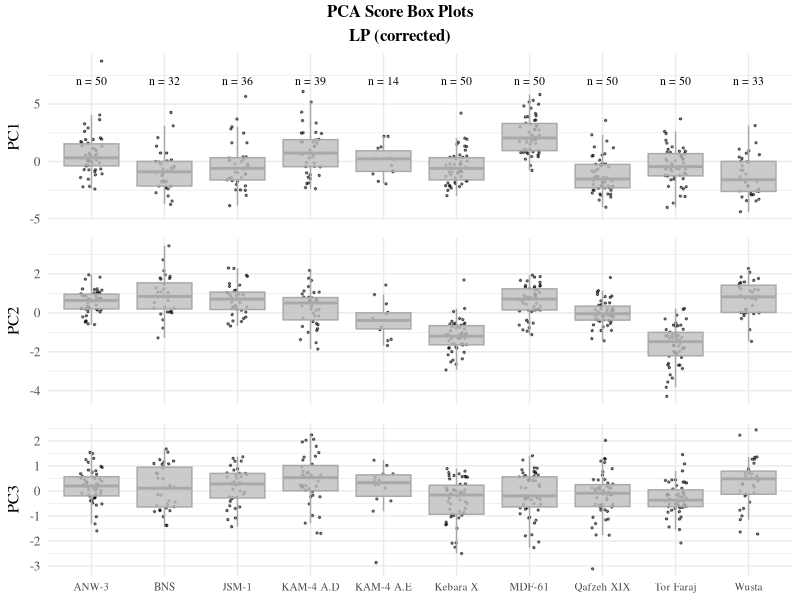
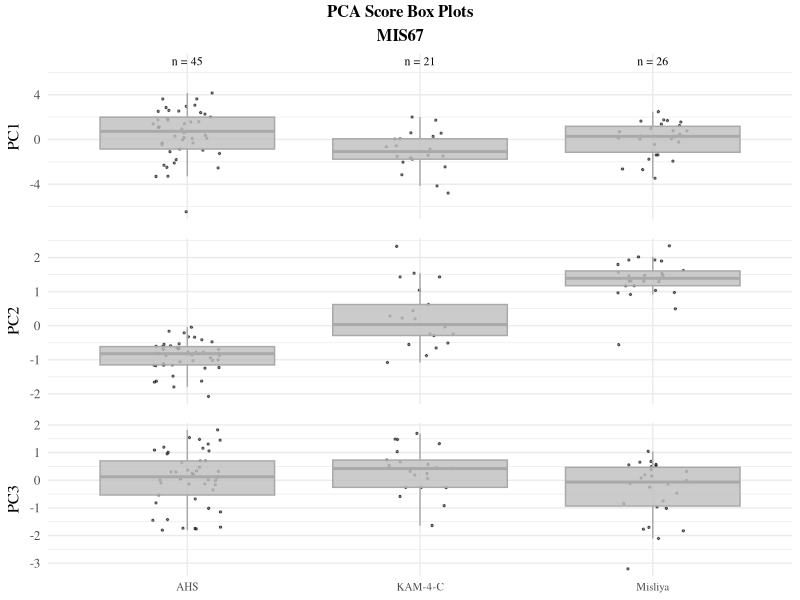
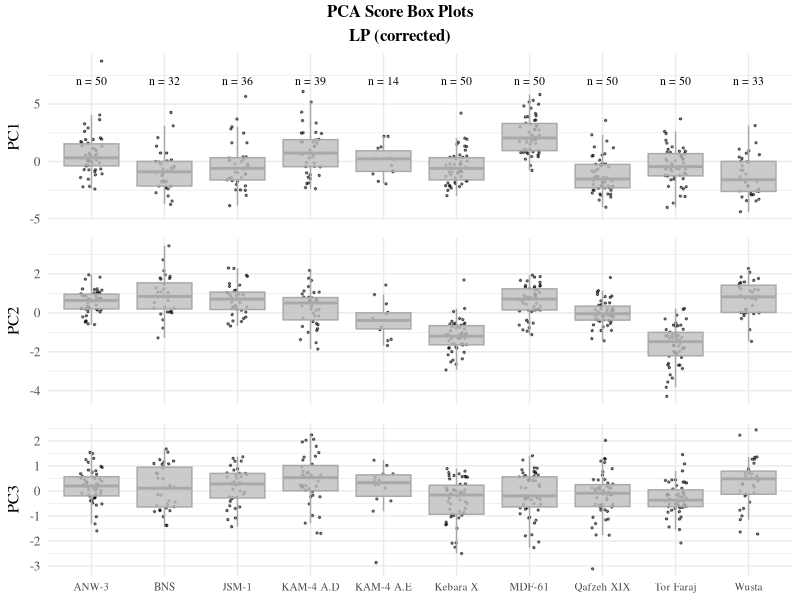
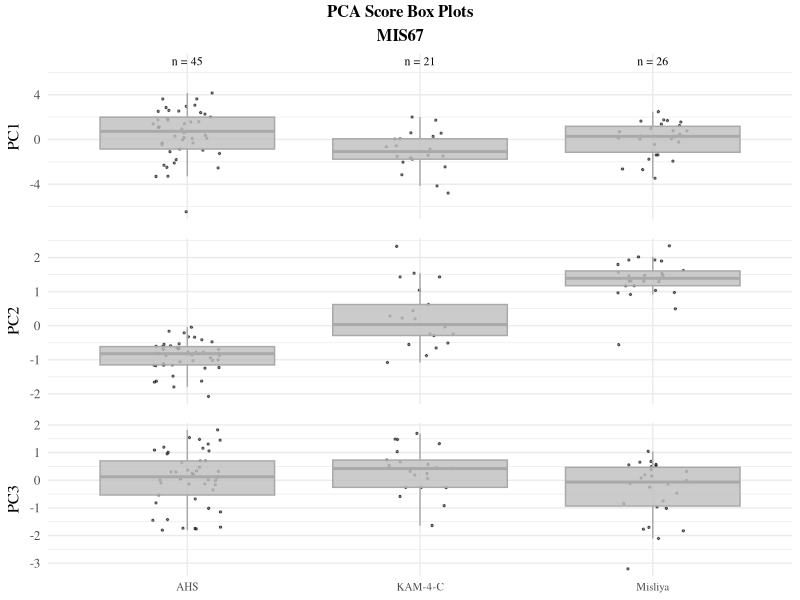

These figures' R source, in order:
## ---- chunk 1
library(psych)
library(ggplot2)
library(ggpubr)
## ---- chunk 2
LP <- read.csv(file="./LP_corrected.csv")
MIS67 <- read.csv(file="./MIS67.csv")
## ---- chunk 3
head(LP)
## ---- chunk 4
head(MIS67)
## ---- chunk 5
sample_size_period <- cbind(c("LP","MIS67"),c(dim(LP)[1],dim(MIS67)[1]))
sample_size_period
## ---- chunk 6
assemblage_n <- table(LP$Assemblage)
sample_size_assemblage <- data.frame(Assemblage = names(assemblage_n),
                                n = as.numeric(assemblage_n),
                                period = "LP")
assemblage_n <- table(MIS67$Assemblage)
sample_size_assemblage <- rbind(sample_size_assemblage,
                            data.frame(Assemblage = names(assemblage_n),
                                        n = as.numeric(assemblage_n),
                                        period = "MIS67"))
sample_size_assemblage
## ---- chunk 7
KMO(MIS67[,c(3:10)])

KMO(LP[,c(3:10)])
## ---- chunk 8
cortest.bartlett(MIS67[,c(3:10)])

cortest.bartlett(LP[,c(3:10)])
## ---- chunk 9
pca_MIS67 <- prcomp(
                x = MIS67[,c(3:10)],
                retx = T,
                center = T,
                scale = T)

pca_LP <- prcomp(
            x = LP[,c(3:10)],
            retx = T,
            center = T,
            scale = T)
## ---- chunk 10
pca_MIS67

pca_LP
## ---- chunk 11
LP_scores <- cbind(
                LP[,c(1:2)],
                pca_LP$x)

MIS67_scores <- cbind(
                    MIS67[,c(1:2)],
                    pca_MIS67$x)
## ---- chunk 12
sample_name <- "LP"

sample_sizes_LP <- subset(sample_size_assemblage, period == "LP")
sample_sizes_LP$label <- paste("n = ",sample_sizes_LP$n,sep="")

p1 <- ggplot(
        data = get(paste(sample_name,"_scores",sep="")),
        mapping = aes(Assemblage, PC1, group = Assemblage)) +
        geom_jitter(width = 0.15,
                      height = 0,
                      alpha = 0.5,
                      size = 0.5) +
        geom_boxplot(colour = "darkgrey",
                    fill = "grey",
                    alpha = 0.8,
                    outlier.shape = NA) +
        geom_text(data = sample_sizes_LP,
            mapping = aes(x = 1:10, y = 7, label = label),
            size = 3,
            family = "Times") +
        theme_minimal() +
        theme(text = element_text(family="Times", size=12),
            plot.title = element_text(face="bold",hjust=0.5,size=15),
            axis.text.x = element_blank(),
            axis.title.x = element_blank())

p2 <- ggplot(
        data = get(paste(sample_name,"_scores",sep="")),
        mapping = aes(Assemblage, PC2, group = Assemblage)) +
        geom_jitter(width = 0.15,
                      height = 0,
                      alpha = 0.5,
                      size = 0.5) +
        geom_boxplot(colour = "darkgrey",
                      fill = "grey",
                      alpha = 0.8,
                      outlier.shape = NA) +
        theme_minimal() +
        theme(text = element_text(family="Times", size=12),
            plot.title = element_text(face="bold",hjust=0.5,size=15),
            axis.text.x = element_blank(),
            axis.title.x = element_blank())

p3 <- ggplot(
        data = get(paste(sample_name,"_scores",sep="")),
        mapping = aes(Assemblage, PC3, group = Assemblage)) +
        geom_jitter(width = 0.15,
                      height = 0,
                      alpha = 0.5,
                      size = 0.5) +
        geom_boxplot(colour = "darkgrey",
                      fill = "grey",
                      alpha = 0.8,
                      outlier.shape = NA) +
        theme_minimal() +
        theme(text = element_text(family="Times", size=12),
            plot.title = element_text(face="bold",hjust=0.5,size=15),
            axis.text.x = element_text(size=8),
            axis.title.x = element_blank())

fig <- ggarrange(p1,p2,p3,
            ncol=1,
            nrow=3,
            align="v")

annotate_figure(fig,
               top = text_grob("PCA Score Box Plots\nLP (corrected)",
                                 family="Times",
                                 face="bold"),
               fig.lab.pos = "top")

ggsave(filename="./pca_LP_box_corrected.pdf",device="pdf")
## ---- chunk 13
sample_name <- "MIS67"

sample_sizes_MIS67 <- subset(sample_size_assemblage, period == "MIS67")
sample_sizes_MIS67$label <- paste("n = ",sample_sizes_MIS67$n,sep="")

p1 <- ggplot(
        data = get(paste(sample_name,"_scores",sep="")),
        mapping = aes(Assemblage,PC1,group = Assemblage)) +
        geom_jitter(width = 0.15,
                      height = 0,
                      alpha = 0.5,
                      size = 0.5) +
        geom_boxplot(colour = "darkgrey",
                    fill = "grey",
                    alpha = 0.8,
                    outlier.shape = NA) +
        geom_text(data = sample_sizes_MIS67,
                mapping = aes(x = 1:3, y = 7, label = label),
                size = 3,
                family = "Times") +
        theme_minimal() +
        theme(text = element_text(family="Times", size=12),
            plot.title = element_text(face="bold",hjust=0.5,size=15),
            axis.text.x = element_blank(),
            axis.title.x = element_blank())

p2 <- ggplot(
        data = get(paste(sample_name,"_scores",sep="")),
        mapping = aes(Assemblage,PC2,group = Assemblage)) +
        geom_jitter(width = 0.15,
                      height = 0,
                      alpha = 0.5,
                      size = 0.5) +
        geom_boxplot(colour = "darkgrey",
                    fill = "grey",
                    alpha = 0.8,
                    outlier.shape = NA) +
        theme_minimal() +
        theme(text = element_text(family="Times", size=12),
            plot.title = element_text(face="bold",hjust=0.5,size=15),
            axis.text.x = element_blank(),
            axis.title.x = element_blank())

p3 <- ggplot(
        data = get(paste(sample_name,"_scores",sep="")),
        mapping = aes(Assemblage,PC3,group = Assemblage)) +
        geom_jitter(width = 0.15,
                      height = 0,
                      alpha = 0.5,
                      size = 0.5) +
        geom_boxplot(colour = "darkgrey",
                    fill = "grey",
                    alpha = 0.8,
                    outlier.shape = NA) +
        theme_minimal() +
        theme(text = element_text(family="Times", size=12),
            plot.title = element_text(face="bold",hjust=0.5,size=15),
            axis.text.x = element_text(size=8),
            axis.title.x = element_blank())

fig <- ggarrange(p1,p2,p3,
            ncol=1,
            nrow=3,
            align="v")

annotate_figure(fig,
               top = text_grob("PCA Score Box Plots\nMIS67",
                                 family="Times",
                                 face="bold"),
               fig.lab.pos = "top")
ggsave(filename="./pca_MIS67_box.pdf",device="pdf")
